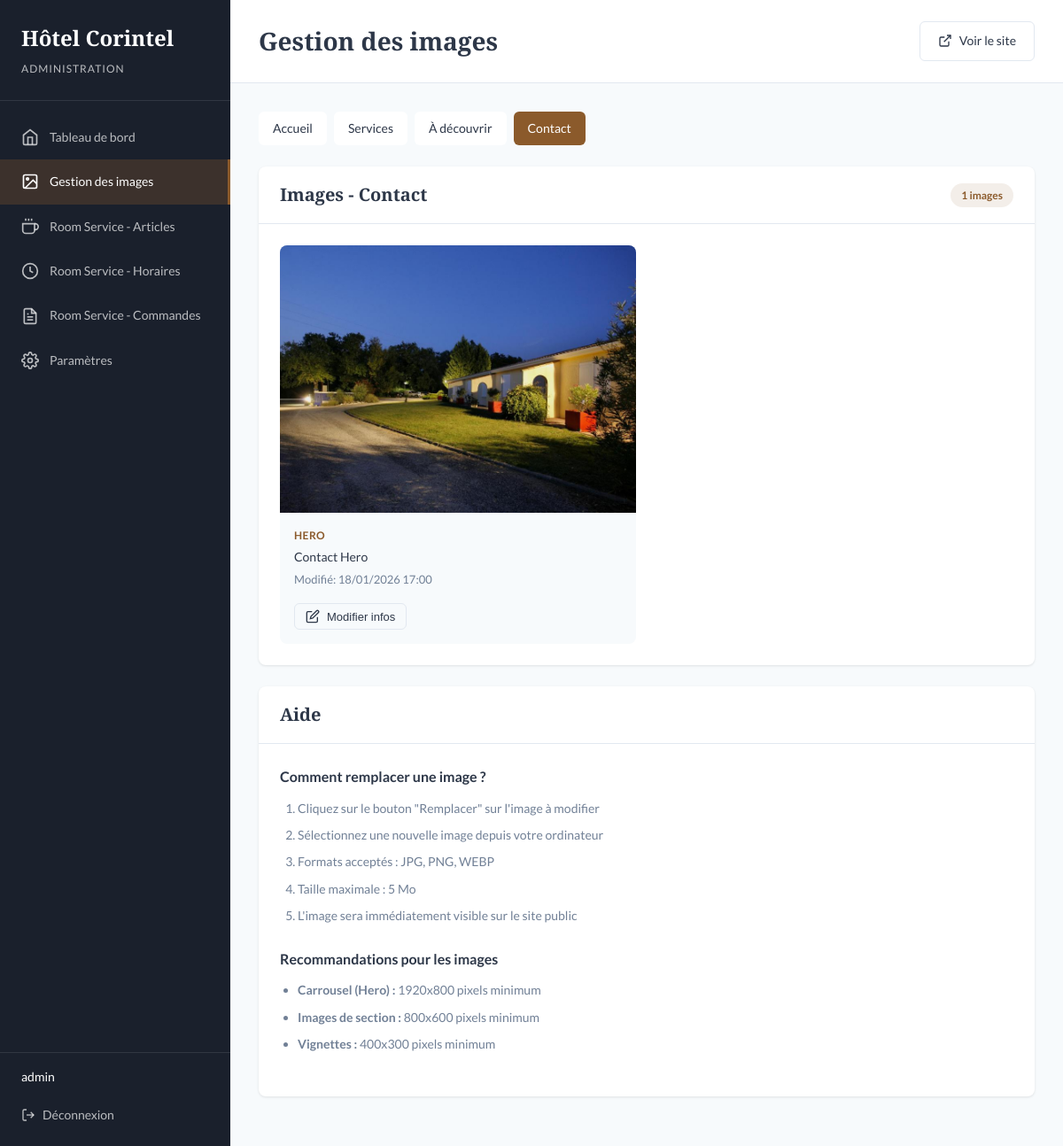
The app's page /admin/images.php?section=contact (signed in) with its own data.
### tables this page shows
CREATE TABLE IF NOT EXISTS images (
    id INT AUTO_INCREMENT PRIMARY KEY,
    filename VARCHAR(255) NOT NULL,
    original_filename VARCHAR(255),
    section VARCHAR(50) NOT NULL,
    position INT NOT NULL DEFAULT 1,
    slot_name VARCHAR(100),
    title VARCHAR(255),
    alt_text VARCHAR(255),
    created_at DATETIME DEFAULT CURRENT_TIMESTAMP,
    updated_at DATETIME DEFAULT CURRENT_TIMESTAMP ON UPDATE CURRENT_TIMESTAMP,
    UNIQUE KEY unique_section_position (section, position),
    INDEX idx_section (section)
);

### includes/auth.php (called while the page is built, shortened)
<?php
function getCurrentAdmin(): ?array {
    $pdo = getDatabase();
    $stmt = $pdo->prepare('SELECT id, username, email, last_login FROM admins WHERE id = ?');
    $stmt->execute([$_SESSION['admin_id']]);
    return $stmt->fetch() ?: null;
}

### includes/functions.php (called while the page is built, shortened)
<?php
function getImagesBySection(string $section): array {
    $pdo = getDatabase();
    $stmt = $pdo->prepare('SELECT * FROM images WHERE section = ? ORDER BY position ASC');
    $stmt->execute([$section]);
    return $stmt->fetchAll();
}
function getAllSections(): array {
    return [
        'home' => 'Accueil',
        'services' => 'Services',
        'activities' => 'À découvrir',
        'contact' => 'Contact'
    ];
}
function h(string $string): string {
    return htmlspecialchars($string, ENT_QUOTES, 'UTF-8');
}
function formatDate(?string $date): string {
    return date('d/m/Y H:i', strtotime($date));
}

### admin/images.php (the view, shortened to what this page needs)
<?php
require_once __DIR__ . '/../includes/auth.php';
require_once __DIR__ . '/../includes/functions.php';
$admin = getCurrentAdmin();
$sections = getAllSections();
$currentSection = $_GET['section'] ?? 'home';
$images = getImagesBySection($currentSection);
?>
<!DOCTYPE html>
<html lang="fr">
<head>
    <link rel="stylesheet" href="admin-style.css">
</head>
<body>
    <div class="admin-layout">
        <aside class="admin-sidebar">
            <div class="sidebar-header">
                <h2>Hôtel Corintel</h2>
                <span>Administration</span>
            </div>
            <nav class="sidebar-nav">
                <a href="index.php" class="nav-item">
                    <svg viewBox="0 0 24 24" fill="none" stroke="currentColor" stroke-width="2">
                        <path d="M3 9l9-7 9 7v11a2 2 0 0 1-2 2H5a2 2 0 0 1-2-2z"/>
                        <polyline points="9 22 9 12 15 12 15 22"/>
                    </svg>
                    Tableau de bord
                </a>
                <a href="images.php" class="nav-item active">
                    <svg viewBox="0 0 24 24" fill="none" stroke="currentColor" stroke-width="2">
                        <rect x="3" y="3" width="18" height="18" rx="2" ry="2"/>
                        <circle cx="8.5" cy="8.5" r="1.5"/>
                        <polyline points="21 15 16 10 5 21"/>
                    </svg>
                    Gestion des images
                </a>
                <a href="room-service-items.php" class="nav-item">
                    <svg viewBox="0 0 24 24" fill="none" stroke="currentColor" stroke-width="2">
                        <path d="M18 8h1a4 4 0 0 1 0 8h-1"/>
                        <path d="M2 8h16v9a4 4 0 0 1-4 4H6a4 4 0 0 1-4-4V8z"/>
                        <line x1="6" y1="1" x2="6" y2="4"/>
                        <line x1="10" y1="1" x2="10" y2="4"/>
                        <line x1="14" y1="1" x2="14" y2="4"/>
                    </svg>
                    Room Service - Articles
                </a>
                <a href="room-service-categories.php" class="nav-item">
                    <svg viewBox="0 0 24 24" fill="none" stroke="currentColor" stroke-width="2">
                        <circle cx="12" cy="12" r="10"/>
                        <polyline points="12 6 12 12 16 14"/>
                    </svg>
                    Room Service - Horaires
                </a>
                <a href="room-service-orders.php" class="nav-item">
                    <svg viewBox="0 0 24 24" fill="none" stroke="currentColor" stroke-width="2">
                        <path d="M14 2H6a2 2 0 0 0-2 2v16a2 2 0 0 0 2 2h12a2 2 0 0 0 2-2V8z"/>
                        <polyline points="14 2 14 8 20 8"/>
                        <line x1="16" y1="13" x2="8" y2="13"/>
                        <line x1="16" y1="17" x2="8" y2="17"/>
                        <polyline points="10 9 9 9 8 9"/>
                    </svg>
                    Room Service - Commandes
                </a>
                <a href="settings.php" class="nav-item">
                    Paramètres
                </a>
            </nav>
            <div class="sidebar-footer">
                <div class="user-info">
                    <span class="user-name"><?= h($admin['username']) ?></span>
                </div>
                <a href="logout.php" class="logout-btn">
                    <svg viewBox="0 0 24 24" fill="none" stroke="currentColor" stroke-width="2">
                        <path d="M9 21H5a2 2 0 0 1-2-2V5a2 2 0 0 1 2-2h4"/>
                        <polyline points="16 17 21 12 16 7"/>
                        <line x1="21" y1="12" x2="9" y2="12"/>
                    </svg>
                    Déconnexion
                </a>
            </div>
        </aside>
        <main class="admin-main">
            <header class="admin-header">
                <h1>Gestion des images</h1>
                <a href="../index.html" target="_blank" class="btn btn-outline">
                    <svg viewBox="0 0 24 24" fill="none" stroke="currentColor" stroke-width="2">
                        <path d="M18 13v6a2 2 0 0 1-2 2H5a2 2 0 0 1-2-2V8a2 2 0 0 1 2-2h6"/>
                        <polyline points="15 3 21 3 21 9"/>
                        <line x1="10" y1="14" x2="21" y2="3"/>
                    </svg>
                    Voir le site
                </a>
            </header>
            <div class="admin-content">
                <div class="section-tabs">
                    <?php foreach ($sections as $key => $name): ?>
                        <a href="?section=<?= h($key) ?>"
                           class="section-tab <?= $key === $currentSection ? 'active' : '' ?>">
                            <?= h($name) ?>
                        </a>
                    <?php endforeach; ?>
                </div>
                <div class="card">
                    <div class="card-header">
                        <h2>Images - <?= h($sections[$currentSection]) ?></h2>
                        <span class="badge"><?= count($images) ?> images</span>
                    </div>
                    <div class="card-body">
                        <?php if (empty($images)): ?>
                            <p class="empty-state">Aucune image configurée pour cette section.</p>
                        <?php else: ?>
                            <div class="images-grid">
                                <?php foreach ($images as $image): ?>
                                    <div class="image-card" data-id="<?= $image['id'] ?>">
                                        <div class="image-preview">
                                        </div>
                                        <div class="image-info">
                                            <span class="image-slot"><?= h($image['slot_name'] ?? 'Position ' . $image['position']) ?></span>
                                            <span class="image-title"><?= h($image['title'] ?? 'Sans titre') ?></span>
                                            <span class="image-date">Modifié: <?= formatDate($image['updated_at']) ?></span>
                                        </div>
                                        <div class="image-actions">
                                            <button type="button" class="btn btn-sm btn-outline" onclick="openEditModal(<?= htmlspecialchars(json_encode($image)) ?>)">
                                                <svg viewBox="0 0 24 24" fill="none" stroke="currentColor" stroke-width="2">
                                                    <path d="M11 4H4a2 2 0 0 0-2 2v14a2 2 0 0 0 2 2h14a2 2 0 0 0 2-2v-7"/>
                                                    <path d="M18.5 2.5a2.121 2.121 0 0 1 3 3L12 15l-4 1 1-4 9.5-9.5z"/>
                                                </svg>
                                                Modifier infos
                                            </button>
                                        </div>
                                    </div>
                                <?php endforeach; ?>
                            </div>
                        <?php endif; ?>
                    </div>
                </div>
                <div class="card">
                    <div class="card-header">
                        <h2>Aide</h2>
                    </div>
                    <div class="card-body">
                        <div class="help-content">
                            <h4>Comment remplacer une image ?</h4>
                            <ol>
                                <li>Cliquez sur le bouton "Remplacer" sur l'image à modifier</li>
                                <li>Sélectionnez une nouvelle image depuis votre ordinateur</li>
                                <li>Formats acceptés : JPG, PNG, WEBP</li>
                                <li>Taille maximale : 5 Mo</li>
                                <li>L'image sera immédiatement visible sur le site public</li>
                            </ol>
                            <h4>Recommandations pour les images</h4>
                            <ul>
                                <li><strong>Carrousel (Hero) :</strong> 1920x800 pixels minimum</li>
                                <li><strong>Images de section :</strong> 800x600 pixels minimum</li>
                                <li><strong>Vignettes :</strong> 400x300 pixels minimum</li>
                            </ul>
                        </div>
                    </div>
                </div>
            </div>
        </main>
    </div>
</body>
</html>

### records on screen
images: slot_name "HERO", title "Contact Hero", updated_at "18/01/2026 17:00"

### other values on screen
$admin['username'] "admin"
$name "Accueil"
$name "Services"
$name "À découvrir"
$name "Contact"
$sections[$currentSection] "Contact"
count($images) "1"
